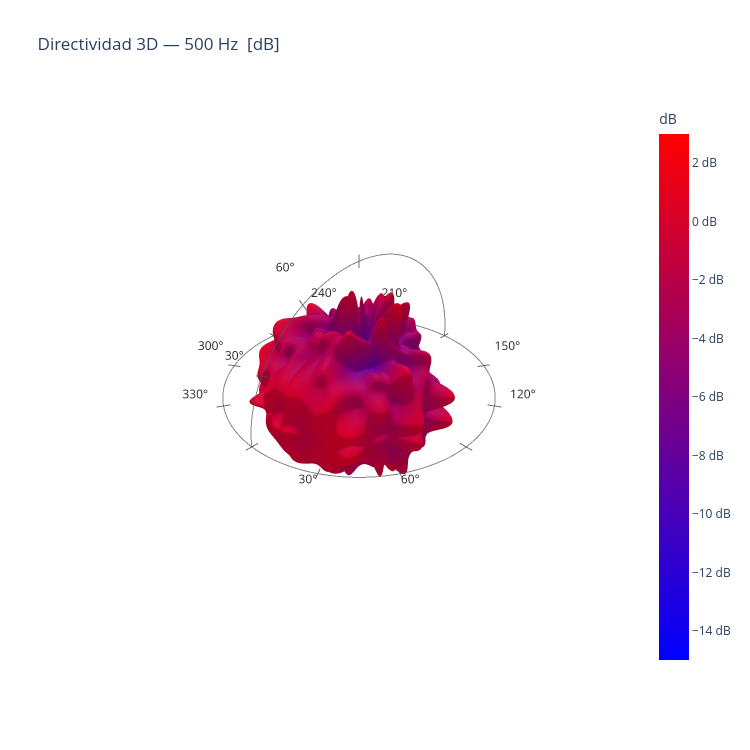

The cell this chart's notebook holds for it:
### Code cell
ma.plot_polar_3d(freq=500, source='directivity', mirror=True, db_range=[-15, 3], interp_method='cubic', interp_deg=1)

### Figure 1 — Plotly figure (JSON) as saved in the notebook; plotly's stock layout.template omitted (floating-point values rounded to 4 significant figures; data arrays with more than 128 entries replaced by an {"elided": "..."} marker saying what was removed)
{"data": [{"cmax": 3, "cmin": -15, "colorbar": {"ticksuffix": " dB", "title": {"text": "dB"}}, "colorscale": [[0, "blue"], [1, "red"]], "surfacecolor": {"elided": "181x361 float values"}, "type": "surface", "x": {"elided": "181x361 float values"}, "y": {"elided": "181x361 float values"}, "z": {"elided": "181x361 float values"}}, {"hoverinfo": "none", "line": {"color": "rgba(60,60,60,0.7)", "width": 2}, "mode": "lines", "showlegend": false, "type": "scatter3d", "x": {"elided": "361 float values"}, "y": {"elided": "361 float values"}, "z": {"elided": "361 float values"}}, {"hoverinfo": "none", "mode": "text", "showlegend": false, "text": ["0°", "30°", "60°", "90°", "120°", "150°", "180°", "210°", "240°", "270°", "300°", "330°"], "textfont": {"color": "rgba(40,40,40,1.0)", "size": 12}, "type": "scatter3d", "x": [1.32, 1.143, 0.66, 8.083e-17, -0.66, -1.143, -1.32, -1.143, -0.66, -2.425e-16, 0.66, 1.143], "y": [0, 0.66, 1.143, 1.32, 1.143, 0.66, 1.617e-16, -0.66, -1.143, -1.32, -1.143, -0.66], "z": [0, 0, 0, 0, 0, 0, 0, 0, 0, 0, 0, 0]}, {"hoverinfo": "none", "line": {"color": "rgba(60,60,60,0.7)", "width": 2}, "mode": "lines", "showlegend": false, "type": "scatter3d", "x": [1.1, 1.1, 1.099, 1.098, 1.097, 1.096, 1.094, 1.092, 1.089, 1.086, 1.083, 1.08, 1.076, 1.072, 1.067, 1.063, 1.057, 1.052, 1.046, 1.04, 1.034, 1.027, 1.02, 1.013, 1.005, 0.9969, 0.9887, 0.9801, 0.9712, 0.9621, 0.9526, 0.9429, 0.9329, 0.9225, 0.9119, 0.9011, 0.8899, 0.8785, 0.8668, 0.8549, 0.8426, 0.8302, 0.8175, 0.8045, 0.7913, 0.7778, 0.7641, 0.7502, 0.736, 0.7217, 0.7071, 0.6923, 0.6772, 0.662, 0.6466, 0.6309, 0.6151, 0.5991, 0.5829, 0.5665, 0.55, 0.5333, 0.5164, 0.4994, 0.4822, 0.4649, 0.4474, 0.4298, 0.4121, 0.3942, 0.3762, 0.3581, 0.3399, 0.3216, 0.3032, 0.2847, 0.2661, 0.2474, 0.2287, 0.2099, 0.191, 0.1721, 0.1531, 0.1341, 0.115, 0.09587, 0.07673, 0.05757, 0.03839, 0.0192, 6.736e-17], "y": [0.0, 0.0, 0.0, 0.0, 0.0, 0.0, 0.0, 0.0, 0.0, 0.0, 0.0, 0.0, 0.0, 0.0, 0.0, 0.0, 0.0, 0.0, 0.0, 0.0, 0.0, 0.0, 0.0, 0.0, 0.0, 0.0, 0.0, 0.0, 0.0, 0.0, 0.0, 0.0, 0.0, 0.0, 0.0, 0.0, 0.0, 0.0, 0.0, 0.0, 0.0, 0.0, 0.0, 0.0, 0.0, 0.0, 0.0, 0.0, 0.0, 0.0, 0.0, 0.0, 0.0, 0.0, 0.0, 0.0, 0.0, 0.0, 0.0, 0.0, 0.0, 0.0, 0.0, 0.0, 0.0, 0.0, 0.0, 0.0, 0.0, 0.0, 0.0, 0.0, 0.0, 0.0, 0.0, 0.0, 0.0, 0.0, 0.0, 0.0, 0.0, 0.0, 0.0, 0.0, 0.0, 0.0, 0.0, 0.0, 0.0, 0.0, 0.0], "z": [0.0, 0.0192, 0.03839, 0.05757, 0.07673, 0.09587, 0.115, 0.1341, 0.1531, 0.1721, 0.191, 0.2099, 0.2287, 0.2474, 0.2661, 0.2847, 0.3032, 0.3216, 0.3399, 0.3581, 0.3762, 0.3942, 0.4121, 0.4298, 0.4474, 0.4649, 0.4822, 0.4994, 0.5164, 0.5333, 0.55, 0.5665, 0.5829, 0.5991, 0.6151, 0.6309, 0.6466, 0.662, 0.6772, 0.6923, 0.7071, 0.7217, 0.736, 0.7502, 0.7641, 0.7778, 0.7913, 0.8045, 0.8175, 0.8302, 0.8426, 0.8549, 0.8668, 0.8785, 0.8899, 0.9011, 0.9119, 0.9225, 0.9329, 0.9429, 0.9526, 0.9621, 0.9712, 0.9801, 0.9887, 0.9969, 1.005, 1.013, 1.02, 1.027, 1.034, 1.04, 1.046, 1.052, 1.057, 1.063, 1.067, 1.072, 1.076, 1.08, 1.083, 1.086, 1.089, 1.092, 1.094, 1.096, 1.097, 1.098, 1.099, 1.1, 1.1]}, {"hoverinfo": "none", "line": {"color": "rgba(60,60,60,0.7)", "width": 2}, "mode": "lines", "showlegend": false, "type": "scatter3d", "x": [-1.1, -1.1, -1.099, -1.098, -1.097, -1.096, -1.094, -1.092, -1.089, -1.086, -1.083, -1.08, -1.076, -1.072, -1.067, -1.063, -1.057, -1.052, -1.046, -1.04, -1.034, -1.027, -1.02, -1.013, -1.005, -0.9969, -0.9887, -0.9801, -0.9712, -0.9621, -0.9526, -0.9429, -0.9329, -0.9225, -0.9119, -0.9011, -0.8899, -0.8785, -0.8668, -0.8549, -0.8426, -0.8302, -0.8175, -0.8045, -0.7913, -0.7778, -0.7641, -0.7502, -0.736, -0.7217, -0.7071, -0.6923, -0.6772, -0.662, -0.6466, -0.6309, -0.6151, -0.5991, -0.5829, -0.5665, -0.55, -0.5333, -0.5164, -0.4994, -0.4822, -0.4649, -0.4474, -0.4298, -0.4121, -0.3942, -0.3762, -0.3581, -0.3399, -0.3216, -0.3032, -0.2847, -0.2661, -0.2474, -0.2287, -0.2099, -0.191, -0.1721, -0.1531, -0.1341, -0.115, -0.09587, -0.07673, -0.05757, -0.03839, -0.0192, -6.736e-17], "y": [0.0, 0.0, 0.0, 0.0, 0.0, 0.0, 0.0, 0.0, 0.0, 0.0, 0.0, 0.0, 0.0, 0.0, 0.0, 0.0, 0.0, 0.0, 0.0, 0.0, 0.0, 0.0, 0.0, 0.0, 0.0, 0.0, 0.0, 0.0, 0.0, 0.0, 0.0, 0.0, 0.0, 0.0, 0.0, 0.0, 0.0, 0.0, 0.0, 0.0, 0.0, 0.0, 0.0, 0.0, 0.0, 0.0, 0.0, 0.0, 0.0, 0.0, 0.0, 0.0, 0.0, 0.0, 0.0, 0.0, 0.0, 0.0, 0.0, 0.0, 0.0, 0.0, 0.0, 0.0, 0.0, 0.0, 0.0, 0.0, 0.0, 0.0, 0.0, 0.0, 0.0, 0.0, 0.0, 0.0, 0.0, 0.0, 0.0, 0.0, 0.0, 0.0, 0.0, 0.0, 0.0, 0.0, 0.0, 0.0, 0.0, 0.0, 0.0], "z": [0.0, 0.0192, 0.03839, 0.05757, 0.07673, 0.09587, 0.115, 0.1341, 0.1531, 0.1721, 0.191, 0.2099, 0.2287, 0.2474, 0.2661, 0.2847, 0.3032, 0.3216, 0.3399, 0.3581, 0.3762, 0.3942, 0.4121, 0.4298, 0.4474, 0.4649, 0.4822, 0.4994, 0.5164, 0.5333, 0.55, 0.5665, 0.5829, 0.5991, 0.6151, 0.6309, 0.6466, 0.662, 0.6772, 0.6923, 0.7071, 0.7217, 0.736, 0.7502, 0.7641, 0.7778, 0.7913, 0.8045, 0.8175, 0.8302, 0.8426, 0.8549, 0.8668, 0.8785, 0.8899, 0.9011, 0.9119, 0.9225, 0.9329, 0.9429, 0.9526, 0.9621, 0.9712, 0.9801, 0.9887, 0.9969, 1.005, 1.013, 1.02, 1.027, 1.034, 1.04, 1.046, 1.052, 1.057, 1.063, 1.067, 1.072, 1.076, 1.08, 1.083, 1.086, 1.089, 1.092, 1.094, 1.096, 1.097, 1.098, 1.099, 1.1, 1.1]}, {"hoverinfo": "none", "mode": "text", "showlegend": false, "text": ["30°", "60°", "90°"], "textfont": {"color": "rgba(40,40,40,1.0)", "size": 12}, "type": "scatter3d", "x": [1.143, 0.66, 8.083e-17], "y": [-0.04, -0.04, -0.04], "z": [0.66, 1.143, 1.32]}, {"hoverinfo": "none", "line": {"color": "rgba(60,60,60,0.8)", "width": 2}, "mode": "lines", "showlegend": false, "type": "scatter3d", "x": [1.045, 1.155], "y": [0, 0], "z": [0, 0]}, {"hoverinfo": "none", "line": {"color": "rgba(60,60,60,0.8)", "width": 2}, "mode": "lines", "showlegend": false, "type": "scatter3d", "x": [0.905, 1.0], "y": [0.5225, 0.5775], "z": [0, 0]}, {"hoverinfo": "none", "line": {"color": "rgba(60,60,60,0.8)", "width": 2}, "mode": "lines", "showlegend": false, "type": "scatter3d", "x": [0.5225, 0.5775], "y": [0.905, 1.0], "z": [0, 0]}, {"hoverinfo": "none", "line": {"color": "rgba(60,60,60,0.8)", "width": 2}, "mode": "lines", "showlegend": false, "type": "scatter3d", "x": [6.399e-17, 7.072e-17], "y": [1.045, 1.155], "z": [0, 0]}, {"hoverinfo": "none", "line": {"color": "rgba(60,60,60,0.8)", "width": 2}, "mode": "lines", "showlegend": false, "type": "scatter3d", "x": [-0.5225, -0.5775], "y": [0.905, 1.0], "z": [0, 0]}, {"hoverinfo": "none", "line": {"color": "rgba(60,60,60,0.8)", "width": 2}, "mode": "lines", "showlegend": false, "type": "scatter3d", "x": [-0.905, -1.0], "y": [0.5225, 0.5775], "z": [0, 0]}, {"hoverinfo": "none", "line": {"color": "rgba(60,60,60,0.8)", "width": 2}, "mode": "lines", "showlegend": false, "type": "scatter3d", "x": [-1.045, -1.155], "y": [1.28e-16, 1.414e-16], "z": [0, 0]}, {"hoverinfo": "none", "line": {"color": "rgba(60,60,60,0.8)", "width": 2}, "mode": "lines", "showlegend": false, "type": "scatter3d", "x": [-0.905, -1.0], "y": [-0.5225, -0.5775], "z": [0, 0]}, {"hoverinfo": "none", "line": {"color": "rgba(60,60,60,0.8)", "width": 2}, "mode": "lines", "showlegend": false, "type": "scatter3d", "x": [-0.5225, -0.5775], "y": [-0.905, -1.0], "z": [0, 0]}, {"hoverinfo": "none", "line": {"color": "rgba(60,60,60,0.8)", "width": 2}, "mode": "lines", "showlegend": false, "type": "scatter3d", "x": [-1.92e-16, -2.122e-16], "y": [-1.045, -1.155], "z": [0, 0]}, {"hoverinfo": "none", "line": {"color": "rgba(60,60,60,0.8)", "width": 2}, "mode": "lines", "showlegend": false, "type": "scatter3d", "x": [0.5225, 0.5775], "y": [-0.905, -1.0], "z": [0, 0]}, {"hoverinfo": "none", "line": {"color": "rgba(60,60,60,0.8)", "width": 2}, "mode": "lines", "showlegend": false, "type": "scatter3d", "x": [0.905, 1.0], "y": [-0.5225, -0.5775], "z": [0, 0]}, {"hoverinfo": "none", "line": {"color": "rgba(60,60,60,0.8)", "width": 2}, "mode": "lines", "showlegend": false, "type": "scatter3d", "x": [0.905, 1.0], "y": [0, 0], "z": [0.5225, 0.5775]}, {"hoverinfo": "none", "line": {"color": "rgba(60,60,60,0.8)", "width": 2}, "mode": "lines", "showlegend": false, "type": "scatter3d", "x": [0.5225, 0.5775], "y": [0, 0], "z": [0.905, 1.0]}, {"hoverinfo": "none", "line": {"color": "rgba(60,60,60,0.8)", "width": 2}, "mode": "lines", "showlegend": false, "type": "scatter3d", "x": [6.399e-17, 7.072e-17], "y": [0, 0], "z": [1.045, 1.155]}], "layout": {"height": 750, "scene": {"aspectmode": "cube", "xaxis": {"range": [-1.3, 1.3], "showbackground": false, "showticklabels": false, "title": {"text": ""}}, "yaxis": {"range": [-1.3, 1.3], "showbackground": false, "showticklabels": false, "title": {"text": ""}}, "zaxis": {"range": [-1.3, 1.3], "showbackground": false, "showticklabels": false, "title": {"text": ""}}}, "title": {"text": "Directividad 3D — 500 Hz  [dB]"}, "width": 750}}
